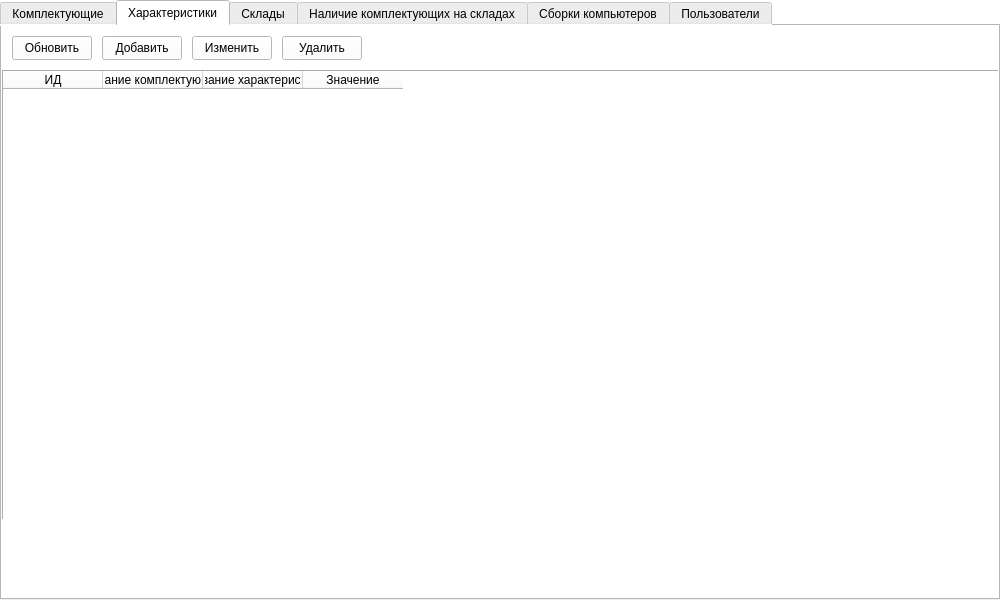
<?xml version="1.0" encoding="UTF-8"?>
<ui version="4.0">
 <class>MainWindow</class>
 <widget class="QMainWindow" name="MainWindow">
  <property name="geometry">
   <rect>
    <x>0</x>
    <y>0</y>
    <width>1000</width>
    <height>600</height>
   </rect>
  </property>
  <property name="windowTitle">
   <string>MainWindow</string>
  </property>
  <property name="styleSheet">
   <string notr="true">background-color: rgb(255, 255, 255);</string>
  </property>
  <widget class="QWidget" name="centralwidget">
   <widget class="QStackedWidget" name="stackedWidget">
    <property name="geometry">
     <rect>
      <x>0</x>
      <y>0</y>
      <width>1000</width>
      <height>601</height>
     </rect>
    </property>
    <property name="currentIndex">
     <number>0</number>
    </property>
    <widget class="QWidget" name="page">
     <widget class="QTabWidget" name="tabWidget">
      <property name="geometry">
       <rect>
        <x>0</x>
        <y>0</y>
        <width>1000</width>
        <height>600</height>
       </rect>
      </property>
      <property name="currentIndex">
       <number>1</number>
      </property>
      <widget class="QWidget" name="tabComponents">
       <attribute name="title">
        <string>Комплектующие</string>
       </attribute>
       <widget class="QPushButton" name="buttonAddComponent">
        <property name="geometry">
         <rect>
          <x>110</x>
          <y>10</y>
          <width>90</width>
          <height>24</height>
         </rect>
        </property>
        <property name="styleSheet">
         <string notr="true">QPushButton
{
border: none;
}</string>
        </property>
        <property name="text">
         <string>Добавить</string>
        </property>
        <property name="icon">
         <iconset>
          <activeoff>:/resources/icons/resources/icons/icons8-insert-page-100.png</activeoff>
         </iconset>
        </property>
        <property name="iconSize">
         <size>
          <width>24</width>
          <height>24</height>
         </size>
        </property>
       </widget>
       <widget class="QTableWidget" name="tableComponents">
        <property name="geometry">
         <rect>
          <x>0</x>
          <y>44</y>
          <width>1000</width>
          <height>521</height>
         </rect>
        </property>
        <property name="frameShape">
         <enum>QFrame::Panel</enum>
        </property>
        <property name="editTriggers">
         <set>QAbstractItemView::NoEditTriggers</set>
        </property>
        <property name="tabKeyNavigation">
         <bool>true</bool>
        </property>
        <property name="showDropIndicator" stdset="0">
         <bool>true</bool>
        </property>
        <property name="alternatingRowColors">
         <bool>false</bool>
        </property>
        <property name="textElideMode">
         <enum>Qt::ElideRight</enum>
        </property>
        <property name="showGrid">
         <bool>true</bool>
        </property>
        <property name="gridStyle">
         <enum>Qt::SolidLine</enum>
        </property>
        <property name="wordWrap">
         <bool>false</bool>
        </property>
        <property name="cornerButtonEnabled">
         <bool>true</bool>
        </property>
        <attribute name="horizontalHeaderVisible">
         <bool>true</bool>
        </attribute>
        <column>
         <property name="text">
          <string>ИД</string>
         </property>
        </column>
        <column>
         <property name="text">
          <string>Категория</string>
         </property>
        </column>
        <column>
         <property name="text">
          <string>Модель</string>
         </property>
        </column>
        <column>
         <property name="text">
          <string>Гарантия</string>
         </property>
        </column>
        <column>
         <property name="text">
          <string>Цена</string>
         </property>
        </column>
       </widget>
       <widget class="QPushButton" name="buttonLoadComponents">
        <property name="geometry">
         <rect>
          <x>10</x>
          <y>10</y>
          <width>90</width>
          <height>24</height>
         </rect>
        </property>
        <property name="styleSheet">
         <string notr="true">QPushButton
{
border: none;
}</string>
        </property>
        <property name="text">
         <string>Обновить</string>
        </property>
        <property name="icon">
         <iconset>
          <activeoff>:/resources/icons/resources/icons/icons8-update-100.png</activeoff>
         </iconset>
        </property>
        <property name="iconSize">
         <size>
          <width>24</width>
          <height>24</height>
         </size>
        </property>
       </widget>
       <widget class="QPushButton" name="buttonSetComponent">
        <property name="geometry">
         <rect>
          <x>210</x>
          <y>10</y>
          <width>90</width>
          <height>24</height>
         </rect>
        </property>
        <property name="styleSheet">
         <string notr="true">QPushButton
{
border: none;
}</string>
        </property>
        <property name="text">
         <string>Изменить</string>
        </property>
        <property name="icon">
         <iconset>
          <activeoff>:/resources/icons/resources/icons/icons8-edit-100.png</activeoff>
         </iconset>
        </property>
        <property name="iconSize">
         <size>
          <width>24</width>
          <height>24</height>
         </size>
        </property>
       </widget>
       <widget class="QPushButton" name="buttonDeleteComponent">
        <property name="geometry">
         <rect>
          <x>310</x>
          <y>10</y>
          <width>90</width>
          <height>24</height>
         </rect>
        </property>
        <property name="styleSheet">
         <string notr="true">QPushButton
{
border: none;
}
</string>
        </property>
        <property name="text">
         <string>Удалить</string>
        </property>
        <property name="icon">
         <iconset>
          <activeoff>:/resources/icons/resources/icons/icons8-trash-100.png</activeoff>
         </iconset>
        </property>
        <property name="iconSize">
         <size>
          <width>24</width>
          <height>24</height>
         </size>
        </property>
       </widget>
      </widget>
      <widget class="QWidget" name="tabCharacteristics">
       <attribute name="title">
        <string>Характеристики</string>
       </attribute>
       <widget class="QPushButton" name="buttonAddCharacteristic">
        <property name="geometry">
         <rect>
          <x>100</x>
          <y>10</y>
          <width>80</width>
          <height>24</height>
         </rect>
        </property>
        <property name="text">
         <string>Добавить</string>
        </property>
       </widget>
       <widget class="QPushButton" name="buttonLoadCharacteristics">
        <property name="geometry">
         <rect>
          <x>10</x>
          <y>10</y>
          <width>80</width>
          <height>24</height>
         </rect>
        </property>
        <property name="text">
         <string>Обновить</string>
        </property>
       </widget>
       <widget class="QTableWidget" name="tableCharacteristics">
        <property name="geometry">
         <rect>
          <x>0</x>
          <y>44</y>
          <width>1000</width>
          <height>450</height>
         </rect>
        </property>
        <property name="frameShape">
         <enum>QFrame::Panel</enum>
        </property>
        <property name="editTriggers">
         <set>QAbstractItemView::NoEditTriggers</set>
        </property>
        <property name="tabKeyNavigation">
         <bool>true</bool>
        </property>
        <property name="showDropIndicator" stdset="0">
         <bool>true</bool>
        </property>
        <property name="alternatingRowColors">
         <bool>false</bool>
        </property>
        <property name="textElideMode">
         <enum>Qt::ElideRight</enum>
        </property>
        <property name="showGrid">
         <bool>true</bool>
        </property>
        <property name="wordWrap">
         <bool>false</bool>
        </property>
        <property name="cornerButtonEnabled">
         <bool>true</bool>
        </property>
        <attribute name="horizontalHeaderVisible">
         <bool>true</bool>
        </attribute>
        <column>
         <property name="text">
          <string>ИД</string>
         </property>
        </column>
        <column>
         <property name="text">
          <string>Название комплектующего</string>
         </property>
        </column>
        <column>
         <property name="text">
          <string>Название характеристики</string>
         </property>
        </column>
        <column>
         <property name="text">
          <string>Значение</string>
         </property>
        </column>
       </widget>
       <widget class="QPushButton" name="buttonSetCharacteristic">
        <property name="geometry">
         <rect>
          <x>190</x>
          <y>10</y>
          <width>80</width>
          <height>24</height>
         </rect>
        </property>
        <property name="text">
         <string>Изменить</string>
        </property>
       </widget>
       <widget class="QPushButton" name="buttonDeleteCharacteristic">
        <property name="geometry">
         <rect>
          <x>280</x>
          <y>10</y>
          <width>80</width>
          <height>24</height>
         </rect>
        </property>
        <property name="text">
         <string>Удалить</string>
        </property>
       </widget>
      </widget>
      <widget class="QWidget" name="tabWarehouses">
       <attribute name="title">
        <string>Склады</string>
       </attribute>
       <widget class="QPushButton" name="buttonLoadWarehouses">
        <property name="geometry">
         <rect>
          <x>10</x>
          <y>10</y>
          <width>90</width>
          <height>24</height>
         </rect>
        </property>
        <property name="styleSheet">
         <string notr="true">QPushButton
{
border: none;
}</string>
        </property>
        <property name="text">
         <string>Обновить</string>
        </property>
        <property name="icon">
         <iconset>
          <activeon>:/resources/icons/resources/icons/icons8-update-100.png</activeon>
         </iconset>
        </property>
        <property name="iconSize">
         <size>
          <width>24</width>
          <height>24</height>
         </size>
        </property>
       </widget>
       <widget class="QPushButton" name="buttonAddWarehouse">
        <property name="geometry">
         <rect>
          <x>110</x>
          <y>10</y>
          <width>90</width>
          <height>24</height>
         </rect>
        </property>
        <property name="styleSheet">
         <string notr="true">QPushButton
{
border: none;
}</string>
        </property>
        <property name="text">
         <string>Добавить</string>
        </property>
        <property name="icon">
         <iconset>
          <activeon>:/resources/icons/resources/icons/icons8-insert-page-100.png</activeon>
         </iconset>
        </property>
        <property name="iconSize">
         <size>
          <width>24</width>
          <height>24</height>
         </size>
        </property>
       </widget>
       <widget class="QPushButton" name="buttonSetWarehouse">
        <property name="geometry">
         <rect>
          <x>210</x>
          <y>10</y>
          <width>90</width>
          <height>24</height>
         </rect>
        </property>
        <property name="styleSheet">
         <string notr="true">QPushButton
{
border: none;
}</string>
        </property>
        <property name="text">
         <string>Изменить</string>
        </property>
        <property name="icon">
         <iconset>
          <activeon>:/resources/icons/resources/icons/icons8-edit-100.png</activeon>
         </iconset>
        </property>
        <property name="iconSize">
         <size>
          <width>24</width>
          <height>24</height>
         </size>
        </property>
       </widget>
       <widget class="QTableWidget" name="tableWarehouses">
        <property name="geometry">
         <rect>
          <x>0</x>
          <y>44</y>
          <width>1000</width>
          <height>501</height>
         </rect>
        </property>
        <property name="frameShape">
         <enum>QFrame::Panel</enum>
        </property>
        <property name="editTriggers">
         <set>QAbstractItemView::NoEditTriggers</set>
        </property>
        <property name="tabKeyNavigation">
         <bool>true</bool>
        </property>
        <property name="showDropIndicator" stdset="0">
         <bool>true</bool>
        </property>
        <property name="alternatingRowColors">
         <bool>false</bool>
        </property>
        <property name="textElideMode">
         <enum>Qt::ElideRight</enum>
        </property>
        <property name="showGrid">
         <bool>true</bool>
        </property>
        <property name="wordWrap">
         <bool>false</bool>
        </property>
        <property name="cornerButtonEnabled">
         <bool>true</bool>
        </property>
        <attribute name="horizontalHeaderVisible">
         <bool>true</bool>
        </attribute>
        <column>
         <property name="text">
          <string>ИД</string>
         </property>
        </column>
        <column>
         <property name="text">
          <string>Город</string>
         </property>
        </column>
        <column>
         <property name="text">
          <string>Улица</string>
         </property>
        </column>
        <column>
         <property name="text">
          <string>Дом</string>
         </property>
        </column>
        <column>
         <property name="text">
          <string>Почтовый индекс</string>
         </property>
        </column>
       </widget>
       <widget class="QPushButton" name="buttonDeleteWarehouse">
        <property name="geometry">
         <rect>
          <x>310</x>
          <y>10</y>
          <width>90</width>
          <height>24</height>
         </rect>
        </property>
        <property name="styleSheet">
         <string notr="true">QPushButton
{
border: none;
}</string>
        </property>
        <property name="text">
         <string>Удалить</string>
        </property>
        <property name="icon">
         <iconset>
          <activeon>:/resources/icons/resources/icons/icons8-trash-100.png</activeon>
         </iconset>
        </property>
        <property name="iconSize">
         <size>
          <width>24</width>
          <height>24</height>
         </size>
        </property>
       </widget>
      </widget>
      <widget class="QWidget" name="tabComponentsInWarehouses">
       <attribute name="title">
        <string>Наличие комплектующих на складах</string>
       </attribute>
       <widget class="QPushButton" name="buttonLoadWarehouseComponents">
        <property name="geometry">
         <rect>
          <x>10</x>
          <y>10</y>
          <width>90</width>
          <height>24</height>
         </rect>
        </property>
        <property name="styleSheet">
         <string notr="true">QPushButton
{
border: none;
}</string>
        </property>
        <property name="text">
         <string>Обновить</string>
        </property>
        <property name="icon">
         <iconset>
          <activeon>:/resources/icons/resources/icons/icons8-update-100.png</activeon>
         </iconset>
        </property>
        <property name="iconSize">
         <size>
          <width>24</width>
          <height>24</height>
         </size>
        </property>
       </widget>
       <widget class="QPushButton" name="buttonSetWarehouseComponent">
        <property name="geometry">
         <rect>
          <x>210</x>
          <y>10</y>
          <width>90</width>
          <height>24</height>
         </rect>
        </property>
        <property name="styleSheet">
         <string notr="true">QPushButton
{
border: none;
}</string>
        </property>
        <property name="text">
         <string>Изменить</string>
        </property>
        <property name="icon">
         <iconset>
          <activeon>:/resources/icons/resources/icons/icons8-edit-100.png</activeon>
         </iconset>
        </property>
        <property name="iconSize">
         <size>
          <width>24</width>
          <height>24</height>
         </size>
        </property>
       </widget>
       <widget class="QPushButton" name="buttonDeleteWarehouseComponent">
        <property name="geometry">
         <rect>
          <x>310</x>
          <y>10</y>
          <width>90</width>
          <height>24</height>
         </rect>
        </property>
        <property name="styleSheet">
         <string notr="true">QPushButton
{
border: none;
}</string>
        </property>
        <property name="text">
         <string>Удалить</string>
        </property>
        <property name="icon">
         <iconset>
          <activeon>:/resources/icons/resources/icons/icons8-trash-100.png</activeon>
         </iconset>
        </property>
        <property name="iconSize">
         <size>
          <width>24</width>
          <height>24</height>
         </size>
        </property>
       </widget>
       <widget class="QPushButton" name="buttonAddWarehouseComponent">
        <property name="geometry">
         <rect>
          <x>110</x>
          <y>10</y>
          <width>90</width>
          <height>24</height>
         </rect>
        </property>
        <property name="styleSheet">
         <string notr="true">QPushButton
{
border: none;
}</string>
        </property>
        <property name="text">
         <string>Добавить</string>
        </property>
        <property name="icon">
         <iconset>
          <activeon>:/resources/icons/resources/icons/icons8-insert-page-100.png</activeon>
         </iconset>
        </property>
        <property name="iconSize">
         <size>
          <width>24</width>
          <height>24</height>
         </size>
        </property>
       </widget>
       <widget class="QTableWidget" name="tableWarehouseComponents">
        <property name="geometry">
         <rect>
          <x>0</x>
          <y>44</y>
          <width>1000</width>
          <height>521</height>
         </rect>
        </property>
        <property name="frameShape">
         <enum>QFrame::Panel</enum>
        </property>
        <property name="editTriggers">
         <set>QAbstractItemView::NoEditTriggers</set>
        </property>
        <property name="tabKeyNavigation">
         <bool>true</bool>
        </property>
        <property name="showDropIndicator" stdset="0">
         <bool>true</bool>
        </property>
        <property name="alternatingRowColors">
         <bool>false</bool>
        </property>
        <property name="textElideMode">
         <enum>Qt::ElideRight</enum>
        </property>
        <property name="showGrid">
         <bool>true</bool>
        </property>
        <property name="wordWrap">
         <bool>false</bool>
        </property>
        <property name="cornerButtonEnabled">
         <bool>true</bool>
        </property>
        <attribute name="horizontalHeaderVisible">
         <bool>true</bool>
        </attribute>
        <column>
         <property name="text">
          <string>Название комплектующего</string>
         </property>
        </column>
        <column>
         <property name="text">
          <string>Адрес склада</string>
         </property>
        </column>
        <column>
         <property name="text">
          <string>Количество</string>
         </property>
        </column>
       </widget>
      </widget>
      <widget class="QWidget" name="tabComputers">
       <attribute name="title">
        <string>Сборки компьютеров</string>
       </attribute>
       <widget class="QPushButton" name="buttonAddComputer">
        <property name="geometry">
         <rect>
          <x>110</x>
          <y>10</y>
          <width>90</width>
          <height>24</height>
         </rect>
        </property>
        <property name="styleSheet">
         <string notr="true">QPushButton
{
border: none;
}</string>
        </property>
        <property name="text">
         <string>Добавить</string>
        </property>
        <property name="icon">
         <iconset>
          <activeon>:/resources/icons/resources/icons/icons8-insert-page-100.png</activeon>
         </iconset>
        </property>
        <property name="iconSize">
         <size>
          <width>24</width>
          <height>24</height>
         </size>
        </property>
       </widget>
       <widget class="QPushButton" name="buttonDeleteComputer">
        <property name="geometry">
         <rect>
          <x>310</x>
          <y>10</y>
          <width>90</width>
          <height>24</height>
         </rect>
        </property>
        <property name="styleSheet">
         <string notr="true">QPushButton
{
border: none;
}</string>
        </property>
        <property name="text">
         <string>Удалить</string>
        </property>
        <property name="icon">
         <iconset>
          <activeon>:/resources/icons/resources/icons/icons8-trash-100.png</activeon>
         </iconset>
        </property>
        <property name="iconSize">
         <size>
          <width>24</width>
          <height>24</height>
         </size>
        </property>
       </widget>
       <widget class="QPushButton" name="buttonLoadComputers">
        <property name="geometry">
         <rect>
          <x>10</x>
          <y>10</y>
          <width>90</width>
          <height>24</height>
         </rect>
        </property>
        <property name="styleSheet">
         <string notr="true">QPushButton
{
border: none;
}</string>
        </property>
        <property name="text">
         <string>Обновить</string>
        </property>
        <property name="icon">
         <iconset>
          <activeon>:/resources/icons/resources/icons/icons8-update-100.png</activeon>
         </iconset>
        </property>
        <property name="iconSize">
         <size>
          <width>24</width>
          <height>24</height>
         </size>
        </property>
       </widget>
       <widget class="QTableWidget" name="tableComputers">
        <property name="geometry">
         <rect>
          <x>0</x>
          <y>44</y>
          <width>1000</width>
          <height>450</height>
         </rect>
        </property>
        <property name="frameShape">
         <enum>QFrame::Panel</enum>
        </property>
        <property name="editTriggers">
         <set>QAbstractItemView::NoEditTriggers</set>
        </property>
        <property name="tabKeyNavigation">
         <bool>true</bool>
        </property>
        <property name="showDropIndicator" stdset="0">
         <bool>true</bool>
        </property>
        <property name="alternatingRowColors">
         <bool>false</bool>
        </property>
        <property name="textElideMode">
         <enum>Qt::ElideRight</enum>
        </property>
        <property name="showGrid">
         <bool>true</bool>
        </property>
        <property name="wordWrap">
         <bool>false</bool>
        </property>
        <property name="cornerButtonEnabled">
         <bool>true</bool>
        </property>
        <attribute name="horizontalHeaderVisible">
         <bool>true</bool>
        </attribute>
        <column>
         <property name="text">
          <string>ИД</string>
         </property>
        </column>
        <column>
         <property name="text">
          <string>Тип комплектующего</string>
         </property>
        </column>
        <column>
         <property name="text">
          <string>Комплектующее</string>
         </property>
        </column>
        <column>
         <property name="text">
          <string>Количество</string>
         </property>
        </column>
       </widget>
       <widget class="QPushButton" name="buttonSetComputer">
        <property name="geometry">
         <rect>
          <x>210</x>
          <y>10</y>
          <width>90</width>
          <height>24</height>
         </rect>
        </property>
        <property name="styleSheet">
         <string notr="true">QPushButton
{
border: none;
}</string>
        </property>
        <property name="text">
         <string>Изменить</string>
        </property>
        <property name="icon">
         <iconset>
          <activeon>:/resources/icons/resources/icons/icons8-edit-100.png</activeon>
         </iconset>
        </property>
        <property name="iconSize">
         <size>
          <width>24</width>
          <height>24</height>
         </size>
        </property>
       </widget>
      </widget>
      <widget class="QWidget" name="tabUsers">
       <attribute name="title">
        <string>Пользователи</string>
       </attribute>
       <widget class="QPushButton" name="buttonLoadUsers">
        <property name="geometry">
         <rect>
          <x>10</x>
          <y>10</y>
          <width>90</width>
          <height>24</height>
         </rect>
        </property>
        <property name="styleSheet">
         <string notr="true">QPushButton
{
border: none;
}</string>
        </property>
        <property name="text">
         <string>Обновить</string>
        </property>
        <property name="icon">
         <iconset>
          <activeon>:/resources/icons/resources/icons/icons8-update-100.png</activeon>
         </iconset>
        </property>
        <property name="iconSize">
         <size>
          <width>24</width>
          <height>24</height>
         </size>
        </property>
       </widget>
       <widget class="QPushButton" name="buttonAddUser">
        <property name="geometry">
         <rect>
          <x>110</x>
          <y>10</y>
          <width>90</width>
          <height>24</height>
         </rect>
        </property>
        <property name="styleSheet">
         <string notr="true">QPushButton
{
border: none;
}</string>
        </property>
        <property name="text">
         <string>Добавить</string>
        </property>
        <property name="icon">
         <iconset>
          <activeon>:/resources/icons/resources/icons/icons8-insert-page-100.png</activeon>
         </iconset>
        </property>
        <property name="iconSize">
         <size>
          <width>24</width>
          <height>24</height>
         </size>
        </property>
       </widget>
       <widget class="QPushButton" name="buttonSetUser">
        <property name="geometry">
         <rect>
          <x>210</x>
          <y>10</y>
          <width>90</width>
          <height>24</height>
         </rect>
        </property>
        <property name="styleSheet">
         <string notr="true">QPushButton
{
border: none;
}</string>
        </property>
        <property name="text">
         <string>Изменить</string>
        </property>
        <property name="icon">
         <iconset>
          <activeoff>:/resources/icons/resources/icons/icons8-edit-100.png</activeoff>
         </iconset>
        </property>
        <property name="iconSize">
         <size>
          <width>24</width>
          <height>24</height>
         </size>
        </property>
       </widget>
       <widget class="QPushButton" name="buttonDeleteUser">
        <property name="geometry">
         <rect>
          <x>310</x>
          <y>10</y>
          <width>90</width>
          <height>24</height>
         </rect>
        </property>
        <property name="styleSheet">
         <string notr="true">QPushButton
{
border: none;
}</string>
        </property>
        <property name="text">
         <string>Удалить</string>
        </property>
        <property name="icon">
         <iconset>
          <activeon>:/resources/icons/resources/icons/icons8-trash-100.png</activeon>
         </iconset>
        </property>
        <property name="iconSize">
         <size>
          <width>24</width>
          <height>24</height>
         </size>
        </property>
       </widget>
       <widget class="QTableWidget" name="tableUsers">
        <property name="geometry">
         <rect>
          <x>0</x>
          <y>44</y>
          <width>1000</width>
          <height>521</height>
         </rect>
        </property>
        <property name="frameShape">
         <enum>QFrame::Panel</enum>
        </property>
        <property name="editTriggers">
         <set>QAbstractItemView::NoEditTriggers</set>
        </property>
        <property name="tabKeyNavigation">
         <bool>true</bool>
        </property>
        <property name="showDropIndicator" stdset="0">
         <bool>true</bool>
        </property>
        <property name="alternatingRowColors">
         <bool>false</bool>
        </property>
        <property name="textElideMode">
         <enum>Qt::ElideRight</enum>
        </property>
        <property name="showGrid">
         <bool>true</bool>
        </property>
        <property name="wordWrap">
         <bool>false</bool>
        </property>
        <property name="cornerButtonEnabled">
         <bool>true</bool>
        </property>
        <attribute name="horizontalHeaderVisible">
         <bool>true</bool>
        </attribute>
        <column>
         <property name="text">
          <string>ИД</string>
         </property>
        </column>
        <column>
         <property name="text">
          <string>Дата регистрации</string>
         </property>
        </column>
        <column>
         <property name="text">
          <string>Дата последнего входа</string>
         </property>
        </column>
        <column>
         <property name="text">
          <string>Группа прав</string>
         </property>
        </column>
       </widget>
      </widget>
     </widget>
    </widget>
   </widget>
  </widget>
 </widget>
 <resources/>
 <connections/>
</ui>
